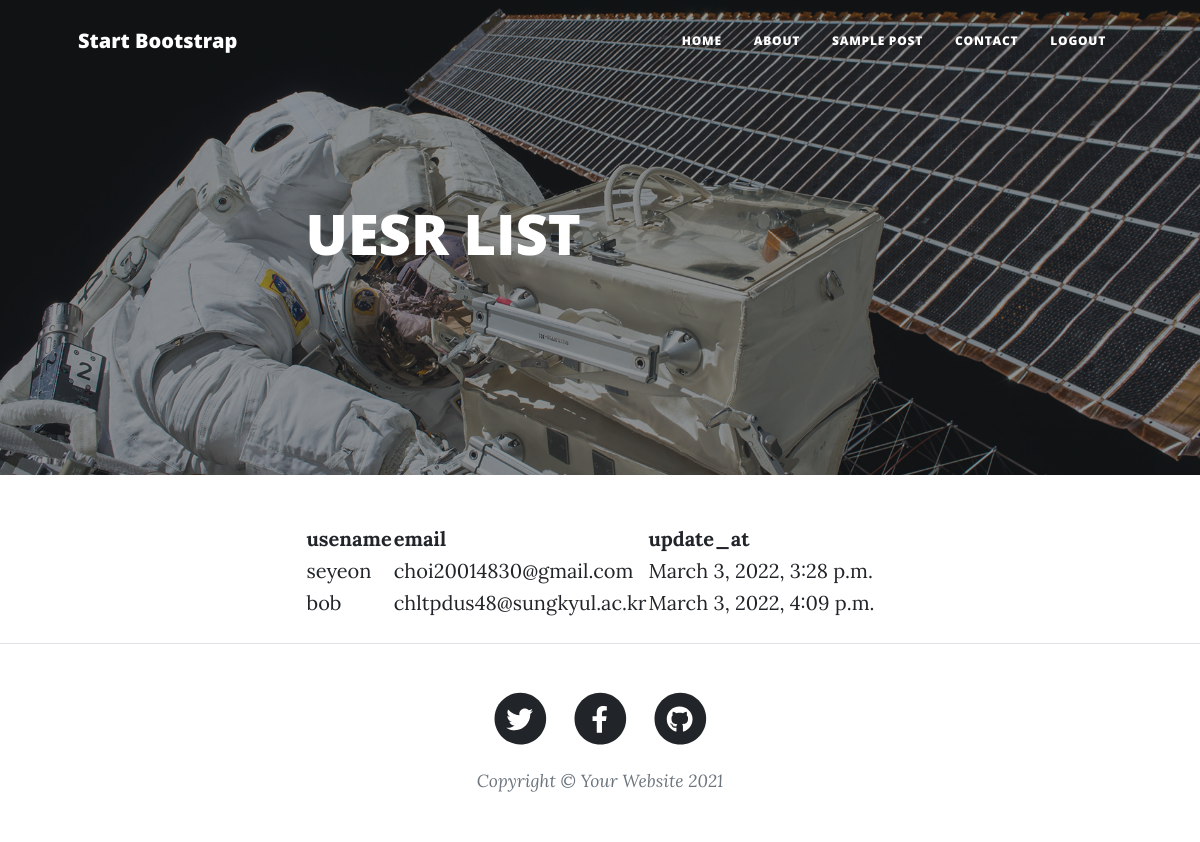
The app's page /userlist/ (signed in), older data.
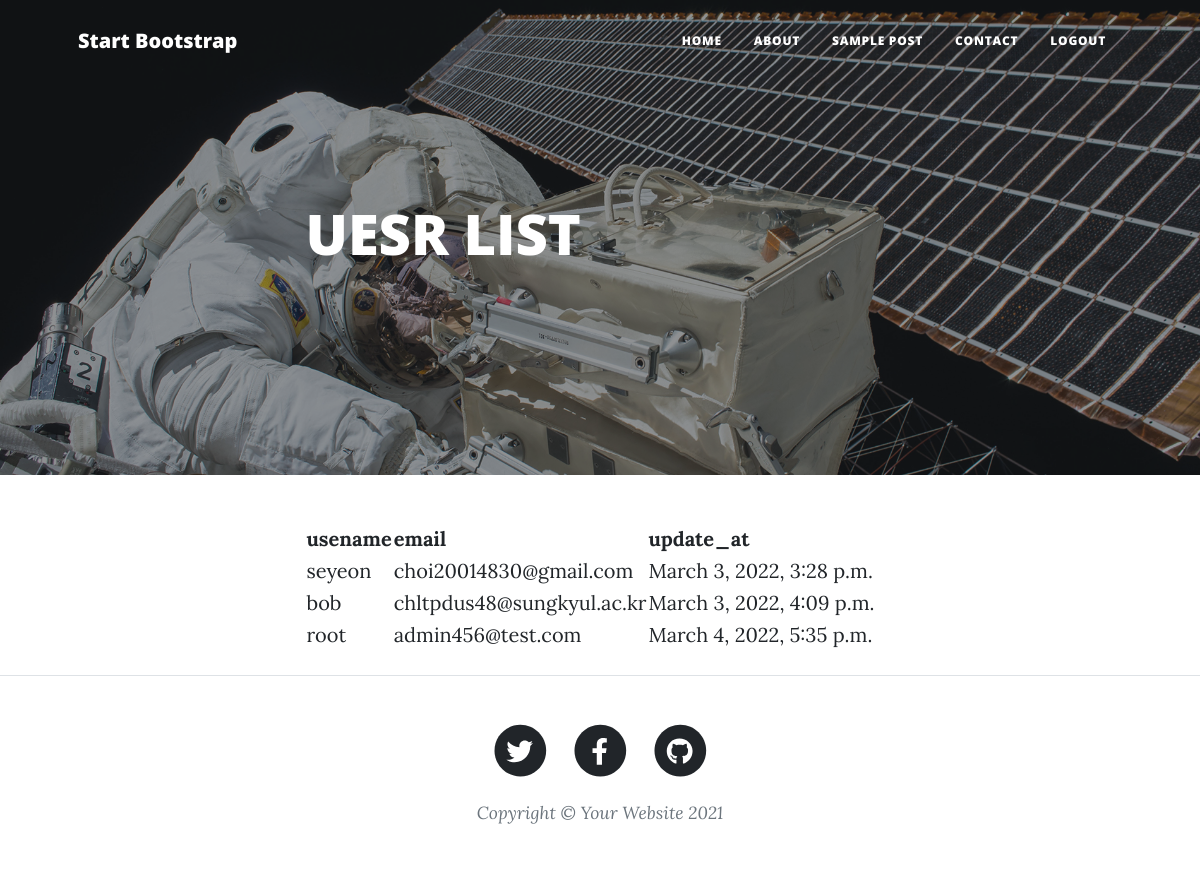
The same page, newer data.
### api/models.py (models this page shows)
class Users(AbstractUser):
    user = models.ForeignKey(CreateUsers, on_delete=models.CASCADE, null=True)

### api/views.py (the view)
# urls.py: path('userlist/', userlist_view, name = 'userlist')
@login_required
def userlist_view(request):
    if request.method == "GET":
        page = request.GET.get("page", 1)
        users = Users.objects.all().order_by("id")
        return render(request, "userlist.html", {"page_object":users})

### templates/userlist.html (shortened to what the changed rows need)
{% load static %}
<!DOCTYPE html>
<html lang="en">
    <head>
        <link href="{% static 'css/styles.css' %}" rel="stylesheet" />
    </head>
    <body>
        <header class="masthead" style="background-image: url('assets/img/post-bg.jpg')">
            <div class="container position-relative px-4 px-lg-5">
                <div class="row gx-4 gx-lg-5 justify-content-center">
                    <div class="col-md-10 col-lg-8 col-xl-7">
                        <div class="post-heading">
                            <h1>UESR LIST</h1>
                        </div>
                    </div>
                </div>
            </div>
        </header>
        <article class="mb-4">
            <div class="container px-4 px-lg-5">
                <div class="row gx-4 gx-lg-5 justify-content-center">
                    <div class="col-md-10 col-lg-8 col-xl-7">
                        <table>
                            <thead>
                                <th>usename</th>
                                <th>email</th>
                                <th>update_at</th>
                            </thead>
                                {% for user in page_object %}
                                <tr>
                                    <td>{{user.username}}</td>
                                    <td>{{user.email}}</td>
                                    <td>{{user.date_joined}}</td>
                                </tr>
                                {% endfor %}
                        </table>
                    </div>
                </div>
            </div>
        </article>
    </body>
</html>

Row changes from the older to the newer data that the page shows:
added Users: username "root", email "admin456@test.com", date_joined "March 4, 2022, 5:35 p.m."
